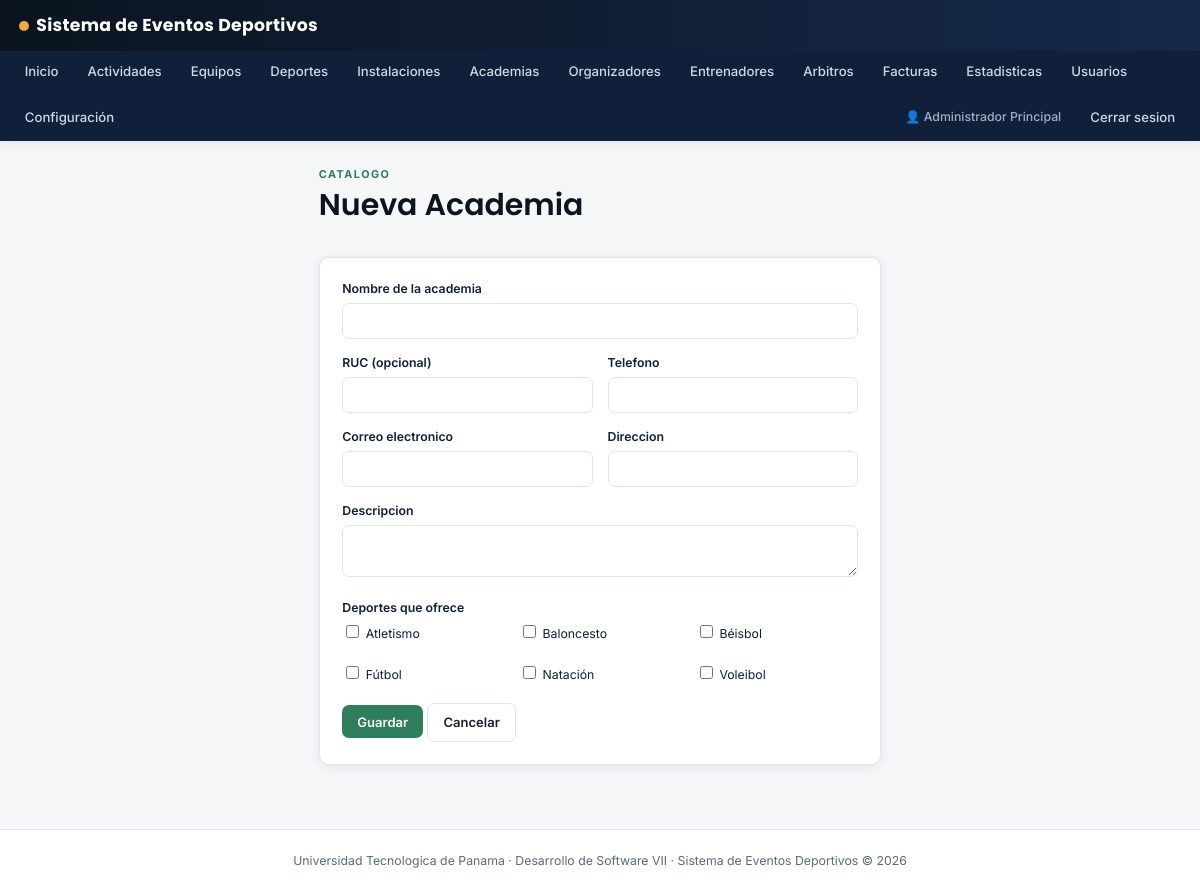
The page /academias/crear (signed in) on the database its author committed.
### tables this page shows
CREATE TABLE deportes (
    id INT UNSIGNED AUTO_INCREMENT PRIMARY KEY,

    nombre VARCHAR(100) NOT NULL,
    descripcion VARCHAR(500) NULL,

    es_equipo TINYINT(1) NOT NULL DEFAULT 0,

    minimo_jugadores SMALLINT UNSIGNED NULL,
    maximo_jugadores SMALLINT UNSIGNED NULL,

    activo TINYINT(1) NOT NULL DEFAULT 1,

    fecha_creacion DATETIME
        NOT NULL DEFAULT CURRENT_TIMESTAMP,

    fecha_actualizacion DATETIME
        NOT NULL DEFAULT CURRENT_TIMESTAMP
        ON UPDATE CURRENT_TIMESTAMP,

    CONSTRAINT uq_deportes_nombre
        UNIQUE (nombre)
);

### src/Controllers/AcademiaController.php (called while the page is built, shortened)
<?php
final class AcademiaController extends Controller
{
    public function crearForm(): void
    {
        $this->render('academias/crear', [
            'deportes' => (new Deporte())->todos(true),
            'errores' => $this->getErrors(),
            'datos' => $this->oldInput(),
            'csrf' => $_SESSION['csrf_token'],
        ]);
    }
}

### src/Core/Router.php (called while the page is built, shortened)
<?php
final class Router
{
    private array $routes = [];
    public function get(string $path, string $controller, string $action): void
    {
        $this->routes['GET'][$path] = "{$controller}@{$action}";
    }
    public function post(string $path, string $controller, string $action): void
    {
        $this->routes['POST'][$path] = "{$controller}@{$action}";
    }
    public function dispatch(string $method, string $path): void
    {
        $path = rtrim($path, '/');
        $handler = $this->routes[$method][$path] ?? null;
        [$controllerName, $action] = explode('@', $handler);
        $controller = new $controllerClass();
        $controller->{$action}();
    }
}

### public/index.php (called while the page is built, shortened)
<?php
$router = new Router();
$router->get('/login', 'AuthController', 'mostrarLogin');
$router->post('/login', 'AuthController', 'login');
$router->get('/logout', 'AuthController', 'logout');
$router->get('/registro', 'UsuarioController', 'registroForm');
$router->post('/registro', 'UsuarioController', 'registrar');
$router->get('/dashboard', 'HomeController', 'dashboard');
$router->get('/usuarios', 'UsuarioController', 'index');
$router->get('/usuarios/crear', 'UsuarioController', 'crearForm');
$router->post('/usuarios/crear', 'UsuarioController', 'crear');
$router->get('/usuarios/editar', 'UsuarioController', 'editarForm');
$router->post('/usuarios/editar', 'UsuarioController', 'actualizar');
$router->get('/usuarios/deshabilitar', 'UsuarioController', 'deshabilitar');
$router->get('/usuarios/habilitar', 'UsuarioController', 'habilitar');
$router->get('/mi-cuenta/password', 'UsuarioController', 'cambiarPasswordForm');
$router->post('/mi-cuenta/password', 'UsuarioController', 'cambiarPassword');
$router->get('/deportes', 'DeporteController', 'index');
$router->get('/deportes/crear', 'DeporteController', 'crearForm');
$router->post('/deportes/crear', 'DeporteController', 'crear');
$router->get('/deportes/editar', 'DeporteController', 'editarForm');
$router->post('/deportes/editar', 'DeporteController', 'actualizar');
$router->get('/deportes/deshabilitar', 'DeporteController', 'deshabilitar');
$router->get('/deportes/habilitar', 'DeporteController', 'habilitar');
$router->get('/instalaciones', 'InstalacionController', 'index');
$router->get('/instalaciones/crear', 'InstalacionController', 'crearForm');
$router->post('/instalaciones/crear', 'InstalacionController', 'crear');
$router->get('/instalaciones/editar', 'InstalacionController', 'editarForm');
$router->post('/instalaciones/editar', 'InstalacionController', 'actualizar');
$router->get('/instalaciones/deshabilitar', 'InstalacionController', 'deshabilitar');
$router->get('/instalaciones/habilitar', 'InstalacionController', 'habilitar');
$router->get('/academias', 'AcademiaController', 'index');
$router->get('/academias/crear', 'AcademiaController', 'crearForm');
$router->post('/academias/crear', 'AcademiaController', 'crear');
$router->get('/academias/editar', 'AcademiaController', 'editarForm');
$router->post('/academias/editar', 'AcademiaController', 'actualizar');
$router->get('/academias/deshabilitar', 'AcademiaController', 'deshabilitar');
$router->get('/academias/habilitar', 'AcademiaController', 'habilitar');
$router->get('/organizadores', 'OrganizadorController', 'index');
$router->get('/organizadores/crear', 'OrganizadorController', 'crearForm');
$router->post('/organizadores/crear', 'OrganizadorController', 'crear');
$router->get('/organizadores/editar', 'OrganizadorController', 'editarForm');
$router->post('/organizadores/editar', 'OrganizadorController', 'actualizar');
$router->get('/organizadores/verificar', 'OrganizadorController', 'verificar');
$router->get('/organizadores/deshabilitar', 'OrganizadorController', 'deshabilitar');
$router->get('/organizadores/habilitar', 'OrganizadorController', 'habilitar');
$router->get('/entrenadores', 'EntrenadorController', 'index');
$router->get('/entrenadores/crear', 'EntrenadorController', 'crearForm');
$router->post('/entrenadores/crear', 'EntrenadorController', 'crear');
$router->get('/arbitros', 'ArbitroController', 'index');
$router->get('/arbitros/crear', 'ArbitroController', 'crearForm');
$router->post('/arbitros/crear', 'ArbitroController', 'crear');
$router->get('/arbitros/evaluar', 'ArbitroController', 'evaluarForm');
$router->post('/arbitros/evaluar', 'ArbitroController', 'evaluar');
$router->get('/equipos', 'EquipoController', 'index');
$router->get('/equipos/crear', 'EquipoController', 'crearForm');
$router->post('/equipos/crear', 'EquipoController', 'crear');
$router->get('/equipos/ver', 'EquipoController', 'ver');
$router->post('/equipos/jugadores/agregar', 'EquipoController', 'agregarJugador');
$router->get('/equipos/jugadores/eliminar', 'EquipoController', 'eliminarJugador');
$router->get('/actividades', 'ActividadController', 'index');
$router->get('/actividades/crear', 'ActividadController', 'crearForm');
$router->post('/actividades/crear', 'ActividadController', 'crear');
$router->get('/actividades/editar', 'ActividadController', 'editarForm');
$router->post('/actividades/editar', 'ActividadController', 'actualizar');
$router->get('/actividades/ver', 'ActividadController', 'ver');
$router->get('/actividades/publicar', 'ActividadController', 'publicar');
$router->get('/actividades/cerrar-inscripciones', 'ActividadController', 'cerrarInscripciones');
$router->get('/actividades/finalizar', 'ActividadController', 'finalizar');
$router->get('/actividades/cancelar', 'ActividadController', 'cancelarForm');
$router->post('/actividades/cancelar', 'ActividadController', 'cancelar');
$router->get('/actividades/incidente/crear', 'ActividadController', 'reportarIncidenteForm');
$router->post('/actividades/incidente/crear', 'ActividadController', 'reportarIncidente');
$router->get('/inscripciones/equipo/crear', 'InscripcionController', 'inscribirEquipoForm');
$router->post('/inscripciones/equipo/crear', 'InscripcionController', 'inscribirEquipo');
$router->get('/inscripciones/equipo/aprobar', 'InscripcionController', 'aprobarEquipo');
$router->get('/inscripciones/equipo/rechazar', 'InscripcionController', 'rechazarEquipo');
$router->get('/inscripciones/individual/crear', 'InscripcionController', 'inscribirIndividualForm');
$router->post('/inscripciones/individual/crear', 'InscripcionController', 'inscribirIndividual');
$router->get('/facturas', 'FacturaController', 'index');
$router->get('/facturas/ver', 'FacturaController', 'ver');
$router->get('/facturas/descargar', 'FacturaController', 'descargarPdf');
$router->get('/factura-publica', 'FacturaController', 'verPublica');
$router->get('/estadisticas', 'EstadisticaController', 'index');
$router->get('/configuracion', 'ConfiguracionController', 'index');
$router->post('/configuracion/actualizar', 'ConfiguracionController', 'actualizar');
$router->get('/configuracion/mensajes', 'ConfiguracionController', 'mensajes');
$router->get('/configuracion/mensajes/leido', 'ConfiguracionController', 'marcarLeido');
$router->get('/', 'PublicController', 'inicio');
$router->post('/contacto', 'PublicController', 'contacto');
$requestUri = parse_url($_SERVER['REQUEST_URI'] ?? '/', PHP_URL_PATH) ?? '/';
$router->dispatch($_SERVER['REQUEST_METHOD'], $requestUri);

### src/Models/Deporte.php (called while the page is built, shortened)
<?php
final class Deporte extends Model
{
    public function todos(bool $soloActivos = false): array
    {
        $sql = 'SELECT * FROM deportes';
        if ($soloActivos) {
            $sql .= ' WHERE activo = 1';
        }
        $sql .= ' ORDER BY nombre ASC';
        return $this->db->query($sql)->fetchAll();
    }
}

### views/academias/crear.php (the view, shortened to what this page needs)
<div class="container" style="max-width:600px;">
    <div class="page-head"><div><div class="eyebrow">Catalogo</div><h1>Nueva Academia</h1></div></div>
    <div class="card">
        <form method="POST" action="/academias/crear">
            <div class="field">
                <label>Nombre de la academia</label>
                <input type="text" name="nombre" value="<?= htmlspecialchars($datos['nombre'] ?? '') ?>" required>
            </div>
            <div class="grid-2">
                <div class="field">
                    <label>RUC (opcional)</label>
                    <input type="text" name="ruc" value="<?= htmlspecialchars($datos['ruc'] ?? '') ?>">
                </div>
                <div class="field">
                    <label>Telefono</label>
                    <input type="text" name="telefono" value="<?= htmlspecialchars($datos['telefono'] ?? '') ?>">
                </div>
            </div>
            <div class="grid-2">
                <div class="field">
                    <label>Correo electronico</label>
                    <input type="email" name="correo" value="<?= htmlspecialchars($datos['correo'] ?? '') ?>">
                </div>
                <div class="field">
                    <label>Direccion</label>
                    <input type="text" name="direccion" value="<?= htmlspecialchars($datos['direccion'] ?? '') ?>">
                </div>
            </div>
            <div class="field">
                <label>Descripcion</label>
                <textarea name="descripcion" rows="2"><?= htmlspecialchars($datos['descripcion'] ?? '') ?></textarea>
            </div>
            <div class="field">
                <label>Deportes que ofrece</label>
                <div class="grid-3">
                    <?php foreach ($deportes as $d): ?>
                        <label style="font-weight:400;"><input type="checkbox" name="deportes[]" value="<?= (int) $d['id'] ?>" style="width:auto;display:inline-block;"> <?= htmlspecialchars($d['nombre']) ?></label>
                    <?php endforeach; ?>
                </div>
            </div>
            <button type="submit" class="btn btn-primary">Guardar</button>
            <a class="btn btn-outline" href="/academias">Cancelar</a>
        </form>
    </div>
</div>

### public/assets/css/style.css (style rules this page uses)
:root { --color-navy-950: #0b1420; --color-navy-900: #10203a; --color-navy-800: #16294a; --color-navy-700: #1e3660; --color-turf: #2e7d5b; --color-turf-light: #3f9c73; --color-amber: #f2a93b; --color-amber-dark: #d88f22; --color-bg: #f4f6f8; --color-card: #ffffff; --color-text: #17212e; --color-text-soft: #5b6b7d; --color-border: #e1e6ec; --color-danger: #d64545; --color-danger-bg: #fbe9e9; --color-success: #2e7d5b; --color-success-bg: #e7f3ec; --radius: 10px; --shadow: 0 2px 10px rgba(11, 20, 32, 0.08); --font-display: 'Poppins', 'Segoe UI', sans-serif; --font-body: 'Inter', 'Segoe UI', sans-serif; }
* { box-sizing: border-box; }
html, body { margin: 0; padding: 0; background: var(--color-bg); color: var(--color-text); font-family: var(--font-body); font-size: 15px; line-height: 1.5; }
h1, h2, h3, h4 { font-family: var(--font-display); font-weight: 600; margin: 0 0 .5rem; color: var(--color-navy-950); }
a { color: var(--color-turf); text-decoration: none; }
.container { max-width: 1180px; margin: 0 auto; padding: 1.75rem 1.25rem 3rem; }
.page-head { display: flex; justify-content: space-between; align-items: flex-end; margin-bottom: 1.4rem; gap: 1rem; flex-wrap: wrap; }
.page-head .eyebrow { text-transform: uppercase; letter-spacing: 1.5px; font-size: .72rem; color: var(--color-turf); font-weight: 700; }
.card { background: var(--color-card); border: 1px solid var(--color-border); border-radius: var(--radius); padding: 1.5rem; box-shadow: var(--shadow); margin-bottom: 1.25rem; }
.grid-2 { display: grid; grid-template-columns: repeat(2, 1fr); gap: 1rem; }
.grid-3 { display: grid; grid-template-columns: repeat(3, 1fr); gap: 1rem; }
.btn { display: inline-flex; align-items: center; gap: .4rem; border: none; border-radius: 7px; padding: .55rem 1rem; font-size: .87rem; font-weight: 600; cursor: pointer; text-decoration: none; font-family: var(--font-body); transition: transform .1s ease, box-shadow .1s ease; }
.btn-primary { background: var(--color-turf); color: #fff; }
.btn-outline { background: transparent; border: 1px solid var(--color-border); color: var(--color-text); }
label { display: block; font-size: .82rem; font-weight: 600; margin-bottom: .3rem; color: var(--color-navy-900); }
input[type=text], input[type=email], input[type=password], input[type=number], input[type=date], input[type=time], input[type=file], select, textarea { width: 100%; padding: .6rem .7rem; border: 1px solid var(--color-border); border-radius: 7px; font-size: .9rem; font-family: var(--font-body); background: #fff; color: var(--color-text); }
.field { margin-bottom: 1rem; }

### rows shown on the page
deportes: nombre "Atletismo"
deportes: nombre "Baloncesto"
deportes: nombre "Béisbol"
deportes: nombre "Fútbol"
deportes: nombre "Natación"
deportes: nombre "Voleibol"

### other values the page prints
$_SESSION['usuario_nombre'] "Administrador Principal"
